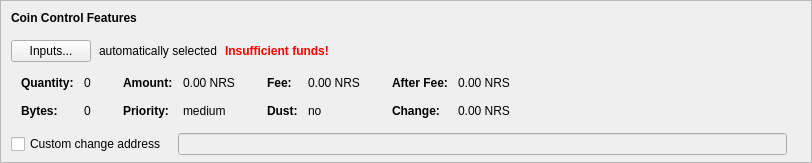
    <widget class="QFrame" name="frameCoinControl">
     <property name="sizePolicy">
      <sizepolicy hsizetype="Expanding" vsizetype="Expanding">
       <horstretch>0</horstretch>
       <verstretch>0</verstretch>
      </sizepolicy>
     </property>
     <property name="maximumSize">
      <size>
       <width>16777215</width>
       <height>16777215</height>
      </size>
     </property>
     <property name="frameShape">
      <enum>QFrame::StyledPanel</enum>
     </property>
     <property name="frameShadow">
      <enum>QFrame::Sunken</enum>
     </property>
     <layout class="QVBoxLayout" name="verticalLayoutCoinControl2">
      <property name="spacing">
       <number>0</number>
      </property>
      <property name="leftMargin">
       <number>0</number>
      </property>
      <property name="topMargin">
       <number>0</number>
      </property>
      <property name="rightMargin">
       <number>0</number>
      </property>
      <property name="bottomMargin">
       <number>6</number>
      </property>
      <item>
       <layout class="QVBoxLayout" name="verticalLayoutCoinControl" stretch="0,0,0,0,1">
        <property name="spacing">
         <number>0</number>
        </property>
        <property name="leftMargin">
         <number>10</number>
        </property>
        <property name="topMargin">
         <number>10</number>
        </property>
        <item>
         <layout class="QHBoxLayout" name="horizontalLayoutCoinControl1">
          <property name="bottomMargin">
           <number>15</number>
          </property>
          <item>
           <widget class="QLabel" name="labelCoinControlFeatures">
            <property name="sizePolicy">
             <sizepolicy hsizetype="Preferred" vsizetype="Maximum">
              <horstretch>0</horstretch>
              <verstretch>0</verstretch>
             </sizepolicy>
            </property>
            <property name="font">
             <font>
              <weight>75</weight>
              <bold>true</bold>
             </font>
            </property>
            <property name="styleSheet">
             <string notr="true">font-weight:bold;</string>
            </property>
            <property name="text">
             <string>Coin Control Features</string>
            </property>
           </widget>
          </item>
         </layout>
        </item>
        <item>
         <layout class="QHBoxLayout" name="horizontalLayoutCoinControl2" stretch="0,0,0,0">
          <property name="spacing">
           <number>8</number>
          </property>
          <property name="bottomMargin">
           <number>10</number>
          </property>
          <item>
           <widget class="QPushButton" name="pushButtonCoinControl">
            <property name="styleSheet">
             <string notr="true"/>
            </property>
            <property name="text">
             <string>Inputs...</string>
            </property>
            <property name="autoDefault">
             <bool>false</bool>
            </property>
           </widget>
          </item>
          <item>
           <widget class="QLabel" name="labelCoinControlAutomaticallySelected">
            <property name="text">
             <string>automatically selected</string>
            </property>
            <property name="margin">
             <number>5</number>
            </property>
           </widget>
          </item>
          <item>
           <widget class="QLabel" name="labelCoinControlInsuffFunds">
            <property name="font">
             <font>
              <weight>75</weight>
              <bold>true</bold>
             </font>
            </property>
            <property name="styleSheet">
             <string notr="true">color:red;font-weight:bold;</string>
            </property>
            <property name="text">
             <string>Insufficient funds!</string>
            </property>
            <property name="margin">
             <number>5</number>
            </property>
           </widget>
          </item>
          <item>
           <spacer name="horizontalSpacerCoinControl">
            <property name="orientation">
             <enum>Qt::Horizontal</enum>
            </property>
            <property name="sizeHint" stdset="0">
             <size>
              <width>40</width>
              <height>1</height>
             </size>
            </property>
           </spacer>
          </item>
         </layout>
        </item>
        <item>
         <widget class="QWidget" name="widgetCoinControl" native="true">
          <property name="sizePolicy">
           <sizepolicy hsizetype="Preferred" vsizetype="Preferred">
            <horstretch>0</horstretch>
            <verstretch>0</verstretch>
           </sizepolicy>
          </property>
          <property name="minimumSize">
           <size>
            <width>0</width>
            <height>0</height>
           </size>
          </property>
          <property name="styleSheet">
           <string notr="true"/>
          </property>
          <layout class="QHBoxLayout" name="horizontalLayoutCoinControl5">
           <property name="leftMargin">
            <number>0</number>
           </property>
           <property name="topMargin">
            <number>0</number>
           </property>
           <property name="rightMargin">
            <number>0</number>
           </property>
           <property name="bottomMargin">
            <number>0</number>
           </property>
           <item>
            <layout class="QHBoxLayout" name="horizontalLayoutCoinControl3" stretch="0,0,0,1">
             <property name="spacing">
              <number>20</number>
             </property>
             <property name="topMargin">
              <number>0</number>
             </property>
             <property name="bottomMargin">
              <number>10</number>
             </property>
             <item>
              <layout class="QFormLayout" name="formLayoutCoinControl1">
               <property name="horizontalSpacing">
                <number>10</number>
               </property>
               <property name="verticalSpacing">
                <number>14</number>
               </property>
               <property name="leftMargin">
                <number>10</number>
               </property>
               <property name="topMargin">
                <number>4</number>
               </property>
               <property name="rightMargin">
                <number>6</number>
               </property>
               <item row="0" column="0">
                <widget class="QLabel" name="labelCoinControlQuantityText">
                 <property name="font">
                  <font>
                   <weight>75</weight>
                   <bold>true</bold>
                  </font>
                 </property>
                 <property name="text">
                  <string>Quantity:</string>
                 </property>
                 <property name="margin">
                  <number>0</number>
                 </property>
                </widget>
               </item>
               <item row="0" column="1">
                <widget class="QLabel" name="labelCoinControlQuantity">
                 <property name="cursor">
                  <cursorShape>IBeamCursor</cursorShape>
                 </property>
                 <property name="contextMenuPolicy">
                  <enum>Qt::ActionsContextMenu</enum>
                 </property>
                 <property name="text">
                  <string notr="true">0</string>
                 </property>
                 <property name="margin">
                  <number>0</number>
                 </property>
                 <property name="textInteractionFlags">
                  <set>Qt::LinksAccessibleByMouse|Qt::TextSelectableByKeyboard|Qt::TextSelectableByMouse</set>
                 </property>
                </widget>
               </item>
               <item row="1" column="0">
                <widget class="QLabel" name="labelCoinControlBytesText">
                 <property name="font">
                  <font>
                   <weight>75</weight>
                   <bold>true</bold>
                  </font>
                 </property>
                 <property name="text">
                  <string>Bytes:</string>
                 </property>
                </widget>
               </item>
               <item row="1" column="1">
                <widget class="QLabel" name="labelCoinControlBytes">
                 <property name="cursor">
                  <cursorShape>IBeamCursor</cursorShape>
                 </property>
                 <property name="contextMenuPolicy">
                  <enum>Qt::ActionsContextMenu</enum>
                 </property>
                 <property name="text">
                  <string notr="true">0</string>
                 </property>
                 <property name="textInteractionFlags">
                  <set>Qt::LinksAccessibleByMouse|Qt::TextSelectableByKeyboard|Qt::TextSelectableByMouse</set>
                 </property>
                </widget>
               </item>
              </layout>
             </item>
             <item>
              <layout class="QFormLayout" name="formLayoutCoinControl2">
               <property name="horizontalSpacing">
                <number>10</number>
               </property>
               <property name="verticalSpacing">
                <number>14</number>
               </property>
               <property name="leftMargin">
                <number>6</number>
               </property>
               <property name="topMargin">
                <number>4</number>
               </property>
               <property name="rightMargin">
                <number>6</number>
               </property>
               <item row="0" column="0">
                <widget class="QLabel" name="labelCoinControlAmountText">
                 <property name="font">
                  <font>
                   <weight>75</weight>
                   <bold>true</bold>
                  </font>
                 </property>
                 <property name="text">
                  <string>Amount:</string>
                 </property>
                 <property name="margin">
                  <number>0</number>
                 </property>
                </widget>
               </item>
               <item row="0" column="1">
                <widget class="QLabel" name="labelCoinControlAmount">
                 <property name="cursor">
                  <cursorShape>IBeamCursor</cursorShape>
                 </property>
                 <property name="contextMenuPolicy">
                  <enum>Qt::ActionsContextMenu</enum>
                 </property>
                 <property name="text">
                  <string notr="true">0.00 NRS</string>
                 </property>
                 <property name="textInteractionFlags">
                  <set>Qt::LinksAccessibleByMouse|Qt::TextSelectableByKeyboard|Qt::TextSelectableByMouse</set>
                 </property>
                </widget>
               </item>
               <item row="1" column="0">
                <widget class="QLabel" name="labelCoinControlPriorityText">
                 <property name="font">
                  <font>
                   <weight>75</weight>
                   <bold>true</bold>
                  </font>
                 </property>
                 <property name="text">
                  <string>Priority:</string>
                 </property>
                </widget>
               </item>
               <item row="1" column="1">
                <widget class="QLabel" name="labelCoinControlPriority">
                 <property name="cursor">
                  <cursorShape>IBeamCursor</cursorShape>
                 </property>
                 <property name="contextMenuPolicy">
                  <enum>Qt::ActionsContextMenu</enum>
                 </property>
                 <property name="text">
                  <string notr="true">medium</string>
                 </property>
                 <property name="textInteractionFlags">
                  <set>Qt::LinksAccessibleByMouse|Qt::TextSelectableByKeyboard|Qt::TextSelectableByMouse</set>
                 </property>
                </widget>
               </item>
              </layout>
             </item>
             <item>
              <layout class="QFormLayout" name="formLayoutCoinControl3">
               <property name="horizontalSpacing">
                <number>10</number>
               </property>
               <property name="verticalSpacing">
                <number>14</number>
               </property>
               <property name="leftMargin">
                <number>6</number>
               </property>
               <property name="topMargin">
                <number>4</number>
               </property>
               <property name="rightMargin">
                <number>6</number>
               </property>
               <item row="0" column="0">
                <widget class="QLabel" name="labelCoinControlFeeText">
                 <property name="font">
                  <font>
                   <weight>75</weight>
                   <bold>true</bold>
                  </font>
                 </property>
                 <property name="text">
                  <string>Fee:</string>
                 </property>
                 <property name="margin">
                  <number>0</number>
                 </property>
                </widget>
               </item>
               <item row="0" column="1">
                <widget class="QLabel" name="labelCoinControlFee">
                 <property name="cursor">
                  <cursorShape>IBeamCursor</cursorShape>
                 </property>
                 <property name="contextMenuPolicy">
                  <enum>Qt::ActionsContextMenu</enum>
                 </property>
                 <property name="text">
                  <string notr="true">0.00 NRS</string>
                 </property>
                 <property name="textInteractionFlags">
                  <set>Qt::LinksAccessibleByMouse|Qt::TextSelectableByKeyboard|Qt::TextSelectableByMouse</set>
                 </property>
                </widget>
               </item>
               <item row="1" column="0">
                <widget class="QLabel" name="labelCoinControlLowOutputText">
                 <property name="font">
                  <font>
                   <weight>75</weight>
                   <bold>true</bold>
                  </font>
                 </property>
                 <property name="text">
                  <string>Dust:</string>
                 </property>
                </widget>
               </item>
               <item row="1" column="1">
                <widget class="QLabel" name="labelCoinControlLowOutput">
                 <property name="cursor">
                  <cursorShape>IBeamCursor</cursorShape>
                 </property>
                 <property name="contextMenuPolicy">
                  <enum>Qt::ActionsContextMenu</enum>
                 </property>
                 <property name="text">
                  <string notr="true">no</string>
                 </property>
                 <property name="textInteractionFlags">
                  <set>Qt::LinksAccessibleByMouse|Qt::TextSelectableByKeyboard|Qt::TextSelectableByMouse</set>
                 </property>
                </widget>
               </item>
              </layout>
             </item>
             <item>
              <layout class="QFormLayout" name="formLayoutCoinControl4">
               <property name="horizontalSpacing">
                <number>10</number>
               </property>
               <property name="verticalSpacing">
                <number>14</number>
               </property>
               <property name="leftMargin">
                <number>6</number>
               </property>
               <property name="topMargin">
                <number>4</number>
               </property>
               <property name="rightMargin">
                <number>6</number>
               </property>
               <item row="0" column="0">
                <widget class="QLabel" name="labelCoinControlAfterFeeText">
                 <property name="font">
                  <font>
                   <weight>75</weight>
                   <bold>true</bold>
                  </font>
                 </property>
                 <property name="text">
                  <string>After Fee:</string>
                 </property>
                 <property name="margin">
                  <number>0</number>
                 </property>
                </widget>
               </item>
               <item row="0" column="1">
                <widget class="QLabel" name="labelCoinControlAfterFee">
                 <property name="cursor">
                  <cursorShape>IBeamCursor</cursorShape>
                 </property>
                 <property name="contextMenuPolicy">
                  <enum>Qt::ActionsContextMenu</enum>
                 </property>
                 <property name="text">
                  <string notr="true">0.00 NRS</string>
                 </property>
                 <property name="textInteractionFlags">
                  <set>Qt::LinksAccessibleByMouse|Qt::TextSelectableByKeyboard|Qt::TextSelectableByMouse</set>
                 </property>
                </widget>
               </item>
               <item row="1" column="0">
                <widget class="QLabel" name="labelCoinControlChangeText">
                 <property name="font">
                  <font>
                   <weight>75</weight>
                   <bold>true</bold>
                  </font>
                 </property>
                 <property name="text">
                  <string>Change:</string>
                 </property>
                </widget>
               </item>
               <item row="1" column="1">
                <widget class="QLabel" name="labelCoinControlChange">
                 <property name="cursor">
                  <cursorShape>IBeamCursor</cursorShape>
                 </property>
                 <property name="contextMenuPolicy">
                  <enum>Qt::ActionsContextMenu</enum>
                 </property>
                 <property name="text">
                  <string notr="true">0.00 NRS</string>
                 </property>
                 <property name="textInteractionFlags">
                  <set>Qt::LinksAccessibleByMouse|Qt::TextSelectableByKeyboard|Qt::TextSelectableByMouse</set>
                 </property>
                </widget>
               </item>
              </layout>
             </item>
            </layout>
           </item>
          </layout>
         </widget>
        </item>
        <item>
         <layout class="QHBoxLayout" name="horizontalLayoutCoinControl4" stretch="0,0,0">
          <property name="spacing">
           <number>12</number>
          </property>
          <property name="sizeConstraint">
           <enum>QLayout::SetDefaultConstraint</enum>
          </property>
          <property name="topMargin">
           <number>5</number>
          </property>
          <property name="rightMargin">
           <number>5</number>
          </property>
          <item>
           <widget class="QCheckBox" name="checkBoxCoinControlChange">
            <property name="toolTip">
             <string>If this is activated, but the change address is empty or invalid, change will be sent to a newly generated address.</string>
            </property>
            <property name="text">
             <string>Custom change address</string>
            </property>
           </widget>
          </item>
          <item>
           <widget class="QValidatedLineEdit" name="lineEditCoinControlChange">
            <property name="enabled">
             <bool>false</bool>
            </property>
            <property name="sizePolicy">
             <sizepolicy hsizetype="Expanding" vsizetype="Fixed">
              <horstretch>0</horstretch>
              <verstretch>0</verstretch>
             </sizepolicy>
            </property>
           </widget>
          </item>
          <item>
           <widget class="QLabel" name="labelCoinControlChangeLabel">
            <property name="sizePolicy">
             <sizepolicy hsizetype="Preferred" vsizetype="Expanding">
              <horstretch>0</horstretch>
              <verstretch>0</verstretch>
             </sizepolicy>
            </property>
            <property name="minimumSize">
             <size>
              <width>0</width>
              <height>0</height>
             </size>
            </property>
            <property name="text">
             <string/>
            </property>
            <property name="margin">
             <number>3</number>
            </property>
           </widget>
          </item>
         </layout>
        </item>
        <item>
         <spacer name="verticalSpacerCoinControl">
          <property name="orientation">
           <enum>Qt::Vertical</enum>
          </property>
          <property name="sizeHint" stdset="0">
           <size>
            <width>800</width>
            <height>1</height>
           </size>
          </property>
         </spacer>
        </item>
       </layout>
      </item>
     </layout>
    </widget>
